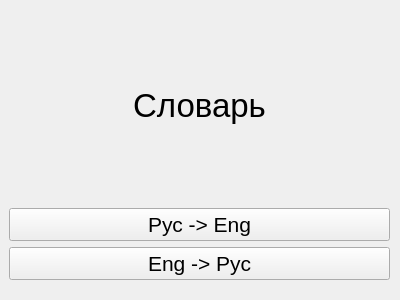
<?xml version="1.0" encoding="UTF-8"?>
<ui version="4.0">
 <class>MainWindow</class>
 <widget class="QMainWindow" name="MainWindow">
  <property name="geometry">
   <rect>
    <x>0</x>
    <y>0</y>
    <width>400</width>
    <height>300</height>
   </rect>
  </property>
  <property name="font">
   <font>
    <pointsize>16</pointsize>
   </font>
  </property>
  <property name="windowTitle">
   <string>Dictionary</string>
  </property>
  <widget class="QWidget" name="centralwidget">
   <widget class="QWidget" name="verticalLayoutWidget_2">
    <property name="geometry">
     <rect>
      <x>9</x>
      <y>9</y>
      <width>381</width>
      <height>271</height>
     </rect>
    </property>
    <layout class="QVBoxLayout" name="verticalLayout_2">
     <item>
      <widget class="QLabel" name="labelTitle">
       <property name="font">
        <font>
         <pointsize>25</pointsize>
         <fontweight>DemiBold</fontweight>
        </font>
       </property>
       <property name="text">
        <string>Словарь</string>
       </property>
       <property name="alignment">
        <set>Qt::AlignCenter</set>
       </property>
      </widget>
     </item>
     <item>
      <layout class="QVBoxLayout" name="verticalLayout">
       <item>
        <widget class="QPushButton" name="buttonRusToEng">
         <property name="text">
          <string>Рус -&gt; Eng</string>
         </property>
        </widget>
       </item>
       <item>
        <widget class="QPushButton" name="buttonEngTpRus">
         <property name="text">
          <string>Eng -&gt; Рус</string>
         </property>
        </widget>
       </item>
      </layout>
     </item>
    </layout>
   </widget>
  </widget>
 </widget>
 <resources/>
 <connections/>
</ui>
